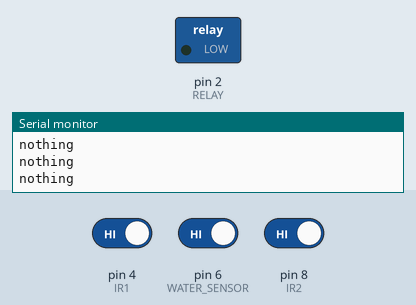
Simulated run of this sketch. Board: Arduino Uno, built with avr-gcc and run on an emulated ATmega328P. Shown: switched loads named in the sketch (green lamp = pin HIGH), the last lines printed to the serial monitor. Inputs (shaded band) come from the test bench; at power-on: pin 8 (IR2) HIGH, pin 6 (WATER_SENSOR) HIGH, pin 4 (IR1) HIGH.

Above: at 1.2 s.
1.3 s: pin 8 (IR2) driven LOW
At 1.6 s:
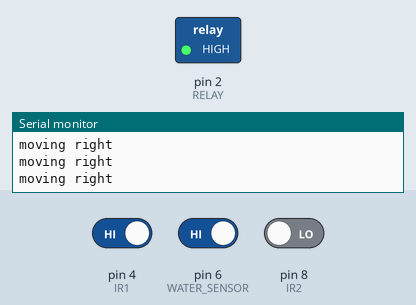
2.8 s: pin 6 (WATER_SENSOR) driven LOW
At 4.0 s:
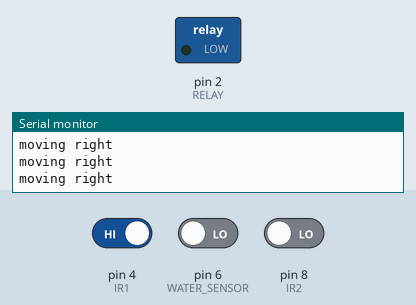
4.3 s: pin 6 (WATER_SENSOR) driven HIGH
At 5.5 s:
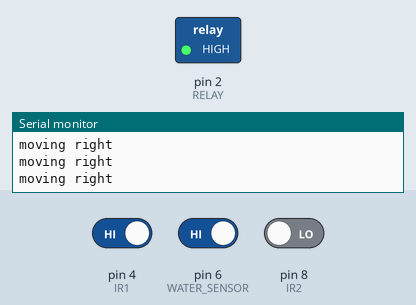
5.8 s: pin 4 (IR1) driven LOW
8.8 s: pin 8 (IR2) driven HIGH
At 9.8 s:
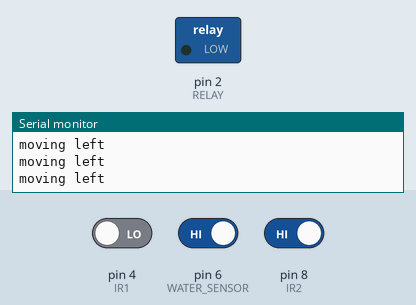
Timing chart, 0 to 43.0 s (numbered marks = the images above; inputs shaded):
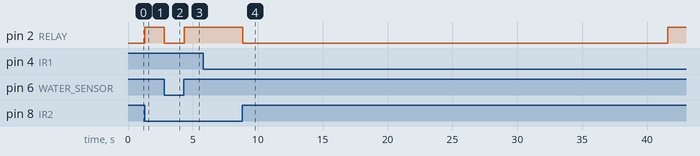

The sketch:

motion_sensor.ino.ino
```cpp
#define IR1 4
#define IR2 8
#define WATER_SENSOR 6
#define RELAY 2

//initialize values
String sensorValue = "";
float counter = 0;
int millis1 = 0;
int millis2 = 0;
int diff = 0;
String directions ="";
bool intime = false;
String command ="nothing";
void setup() {
  // initialize pins to the sensors
  pinMode(IR1, INPUT);
  pinMode(IR2, INPUT);
  pinMode(WATER_SENSOR, INPUT);
  pinMode(RELAY, OUTPUT);
  Serial.begin(9600);
}

void loop() {
  //checking for status of states
  if(state1()==true){
    millis1 = millis();
  }
  if(state2()==true){
    millis2 = millis();
  }
   diff = (millis1 - millis2);
  if (diff>0){
    directions="rtol";
  }
  else if(diff<0){
    directions="ltor";
  }
  if(diff = 0){
    directions="nomove";
  }
  if (abs(diff)<2000){
    intime=true;
  }
  else{
    intime=false;
  }
  if ((directions=="rtol")&&(intime)){
    command="moving left";
  }
  else if ((directions=="ltor")&&(intime)){
    command="moving right";
  }
  //debugging purposes
  //Serial.println(millis1);
  //Serial.println(millis2);
  //Serial.println(diff);
  Serial.println(command);


  sensorValue = isExposedToWater();

  if ((sensorValue == "nothing")&&(command=="moving right")) {
    digitalWrite(RELAY, HIGH);
  }
  else {
    digitalWrite(RELAY, LOW);
  }
  delay(50);
}

// return true or false for different modes of the sensors
bool state1(){
  if(digitalRead(IR1)==LOW){
    return true;
  }
  else{
    return false;
  }
}
bool state2(){
  if(digitalRead(IR2)==LOW){
    return true;
  }
  else{
    return false;
  }
}
String isExposedToWater()
{
  if (digitalRead(WATER_SENSOR) == LOW)
    return "Water";
  else return "nothing";
}
```

Measured:
- after the input at 1.3 s, pin 2 (RELAY): LOW → HIGH at once
- after the input at 2.8 s, pin 2 (RELAY): HIGH → LOW at once
- after the input at 4.3 s, pin 2 (RELAY): LOW → HIGH at once
- after the input at 8.8 s, pin 2 (RELAY): HIGH → LOW at once, → HIGH 32.8 s later
